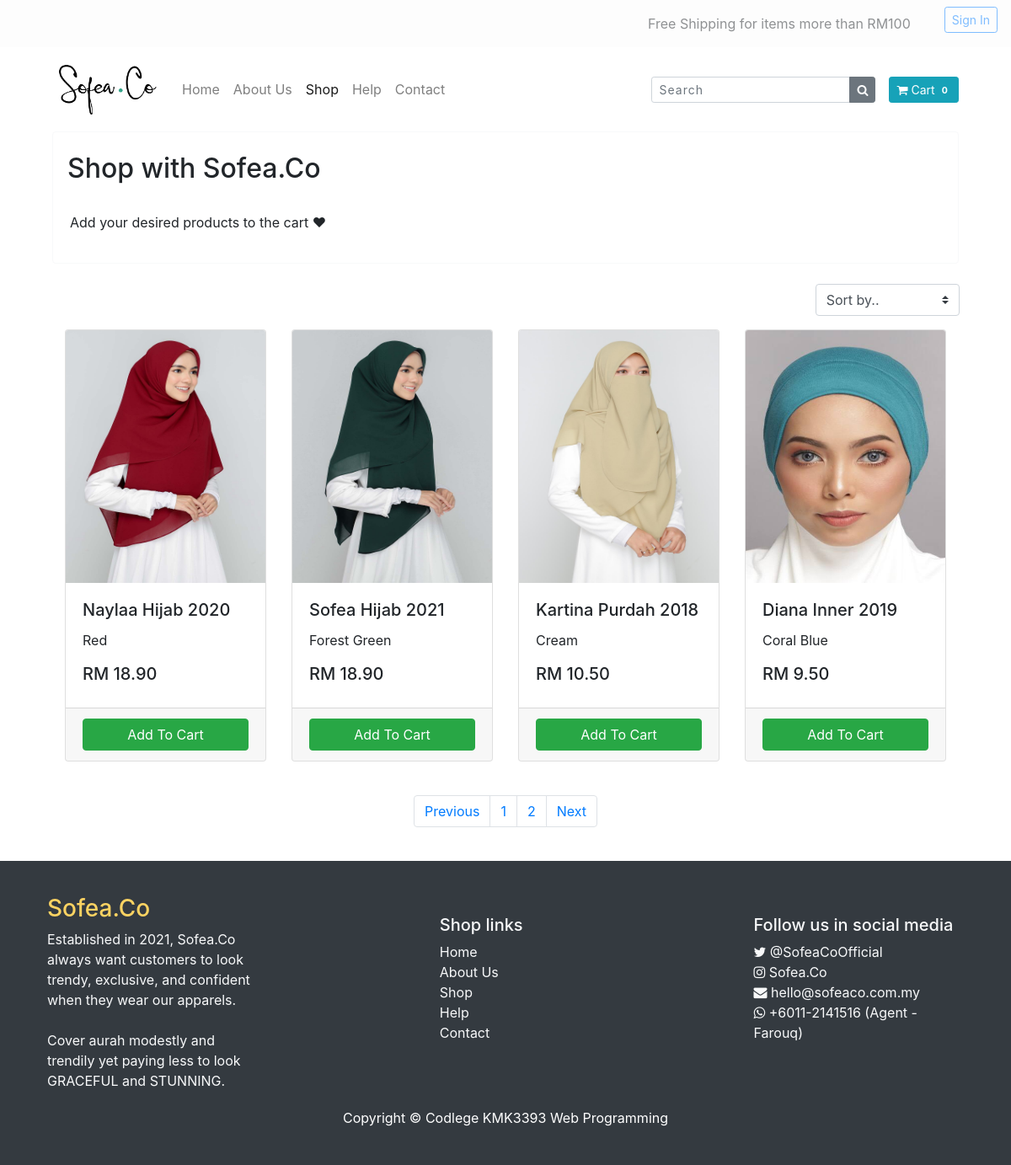
The page /shop.php on the database its author committed.
### tables this page shows
CREATE TABLE `products` (
  `id` int(11) NOT NULL,
  `name` varchar(200) NOT NULL,
  `desc` text NOT NULL,
  `price` decimal(10,2) NOT NULL,
  `quantity` int(11) NOT NULL,
  `img` text NOT NULL,
  `date_added` date NOT NULL,
  `category` int(11) NOT NULL
);

### shop.php (the view, shortened to what this page needs)
<!DOCTYPE html>
<html lang="en">
<head>
  <link href="vendor/bootstrap/css/bootstrap.min.css" rel="stylesheet">
  <link href="css/shop-homepage.css" rel="stylesheet">
  <link href="https://maxcdn.bootstrapcdn.com/font-awesome/4.7.0/css/font-awesome.min.css" rel="stylesheet">
</head>
<body>
 <div class="search-bar">
  <div class="container">
<nav class="navbar navbar-expand-sm bg-white navbar-light">
  <a class="navbar-brand" href="#">
    <img src="img/logo.png" alt="Sofea.Co" style="width:130px;">
  </a>
  <ul class="navbar-nav">
    <li class="nav-item">
      <a class="nav-link" href="index.php">Home</a>
    </li>
    <li class="nav-item">
            <a class="nav-link" href="About Us.html">About Us</a>
          </li>
          <li class="nav-item active">
            <a class="nav-link" href="shop.php">Shop</a>
          </li>
          <li class="nav-item">
            <a class="nav-link" href="Help.html">Help</a>
          </li>
		<li class="nav-item">
            <a class="nav-link" href="Contact Us.html">Contact</a>
        </li>
  </ul>
            <form class="form-inline my-2 my-lg-0 ml-auto" action="">
                <div class="input-group input-group-sm">
                    <input type="text" class="form-control" aria-label="Small" aria-describedby="inputGroup-sizing-sm" placeholder="Search">
                    <div class="input-group-append">
                        <button type="button" class="btn btn-secondary btn-number">
                            <i class="fa fa-search"></i>
                        </button>
                    </div>
                </div>
                <a class="btn btn-info btn-sm ml-3" href="cart.php">
                    <i class="fa fa-shopping-cart"></i> Cart
                    <span id="cart-item" class="badge badge-#95E3DA">0</span>
                </a>
            </form>
		</div>
</div>
  <nav class="navbar navbar-expand-lg fixed-top transparent" id="nav1">
        <ul class="navbar-nav ml-auto">
		<span class="navbar-text">
		  Free Shipping for items more than RM100
		</span>
          <li class="nav-item ">
            <button type="button" class="btn btn-sm btn-outline-primary justify-content-center">Sign In</button>
          </li>
		</ul>
  </nav>
  <div class="container">
	<div class="col-lg-12">
	<div class="row">
		<div class="container">
			<div class="card border-light">
				<br>
				<h2 class="card-title" style="padding-left:17px;" >Shop with Sofea.Co</h2>
				<div class="card-body">
					<p>Add your desired products to the cart ❤</p>
				</div>
			</div>
    </div>
        </div><br>
    <?php
    include('category.php');
    ?>
    <form>
      <div class="form-row">
        <div class="col-2 mb-3 ml-auto">
          <select class="custom-select mr-sm-2" name="category" id="category">
              <option value="">Sort by..</option>
            </select>
          </div>
      </div>
    </form>
  <div class="row">
	<div class="container">
        <?php
          function show_product($con){?>
            <div class="card-group">
          <?php
          $results_per_page = 4;
          $sql='SELECT * FROM products';
          $result = mysqli_query($con, $sql);
          $number_of_results = mysqli_num_rows($result);
          $number_of_pages = ceil($number_of_results/$results_per_page);
          if (!isset($_GET['page'])) {
            $page = 1;
          } else {
            $page = $_GET['page'];
          }
          $this_page_first_result = ($page-1)*$results_per_page;
          $prev = $page - 1;
          $next = $page + 1;
          $sql='SELECT * FROM products LIMIT ' . $this_page_first_result . ',' .  $results_per_page;
          $result = mysqli_query($con, $sql);
          while($row = mysqli_fetch_array($result)) {
              $shop[] = $row;
          }
          foreach ($shop as $key=> $products){
            ?>
          <div class="col-lg-3 col-md-6 mb-3">
            <div class="card h-40">
              <a href="#"><img class="card-img-top" src="img/<?=$products['img'];?>" alt="" width="200" height="300"></a>
              <div class="card-body">
                <h5 class="card-title"><?=$products['name'];?></h5>
                <p class="card-text"><?=$products['desc'];?></p>
                <h5>RM <?=$products['price'];?></h5>
              </div>
              <div class="card-footer">
                <form action="" class="form-submit">
                <button type="button" class="btn btn-success btn-block addcart">Add To Cart</button>
                </form>
              </div>
            </div>
          </div>
          <?php }?>
        </div>
        </div>
	</div>
	</div>
	</div>
  </div>
  <br>
  <ul class="pagination justify-content-center">
            <li class="page-item"><a class="page-link" href="shop.php?page=<?=$prev;?>">Previous</a></li>
            <?php
            for ($page=1;$page<=$number_of_pages;$page++) { ?>
            <li class="page-item"><a class="page-link" href="shop.php?page=<?=$page;?>"><?=$page;?></a></li>
            <?php } ?>
            <li class="page-item"><a class="page-link" href="shop.php?page=<?=$next;?>">Next</a></li>
          </ul>
  <br>
  <?php }?>
      <div id="product_list">
        <?php echo show_product($con);?>
<footer class="text-light">
    <div class="container">
        <div class="row">
            <div class="col-md-3 col-lg-4 col-xl-3">
                <h3 style ="color: #fcd362">Sofea.Co</h3>
                <p>Established in 2021, Sofea.Co always want customers to look trendy, exclusive, and confident when they wear our apparels.
				<br><br>Cover aurah modestly and trendily yet paying less to look GRACEFUL and STUNNING.</p>
            </div>
            <div class="col-md-2 col-lg-2 col-xl-2 mx-auto">
                <br><h5>Shop links</h5>
                <ul class="list-unstyled">
                    <li><a href="index.php">Home</a></li>
                    <li><a href="About Us.html">About Us</a></li>
                    <li><a href="">Shop</a></li>
                    <li><a href="Help.html">Help</a></li>
					<li><a href="Contact Us.html">Contact</a></li>
                </ul>
            </div>
            <div class="col-md-4 col-lg-3 col-xl-3">
                <br><h5>Follow us in social media</h5>
                <ul class="list-unstyled">
                    <li><i class="fa fa-twitter"></i> @SofeaCoOfficial</li>
                    <li><i class="fa fa-instagram"></i> Sofea.Co</li>
                    <li><i class="fa fa-envelope"></i> hello@sofeaco.com.my</li>
                    <li><i class="fa fa-whatsapp"></i> +6011-2141516 (Agent - Farouq)</li>
                </ul>
            </div>
        </div>
    </div>
<div class="py-1 bg-dark">
    <div class="container">
      <p class="m-0 text-center text-white">Copyright &copy; Codlege KMK3393 Web Programming</p>
    </div>
</div>
</footer>
  </body>
  </html>

### css/shop-homepage.css (style rules this page uses)
body { padding-top: 56px; }
html { box-sizing: border-box; }
*, *:before, *:after { box-sizing: inherit; }
.container { padding: 0 16px; }
.container::after, .row::after { content: ""; clear: both; display: table; }
.form-control, textarea { max-width: 400px; background-color: #ffffff; color: #000; letter-spacing: 1px; }
footer { background: #343a40; padding: 40px; }
footer a { color: #f8f9fa }
#nav1 { background-color:#fcfcfc; opacity: 0.5; filter:(opacity=50); }

### shop.php (style rules this page uses)
footer { background: #343a40; padding: 40px; }
footer a { color: #f8f9fa }

### rows shown on the page
products: img (picture), name "Naylaa Hijab 2020", desc "Red", price "18.90"
products: img (picture), name "Sofea Hijab 2021", desc "Forest Green", price "18.90"
products: img (picture), name "Kartina Purdah 2018", desc "Cream", price "10.50"
products: img (picture), name "Diana Inner 2019", desc "Coral Blue", price "9.50"
